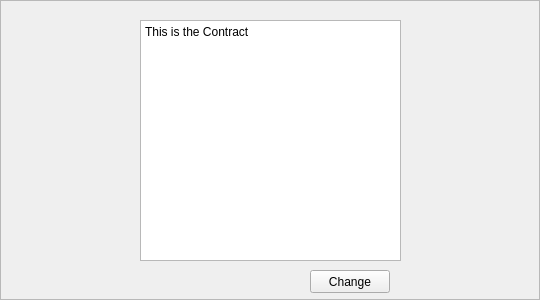
<?xml version="1.0" encoding="UTF-8"?>
<ui version="4.0">
 <class>Frame</class>
 <widget class="QFrame" name="Frame">
  <property name="geometry">
   <rect>
    <x>0</x>
    <y>0</y>
    <width>540</width>
    <height>300</height>
   </rect>
  </property>
  <property name="windowTitle">
   <string>Frame</string>
  </property>
  <property name="frameShape">
   <enum>QFrame::StyledPanel</enum>
  </property>
  <property name="frameShadow">
   <enum>QFrame::Raised</enum>
  </property>
  <widget class="QTextEdit" name="textEdit">
   <property name="geometry">
    <rect>
     <x>140</x>
     <y>20</y>
     <width>261</width>
     <height>241</height>
    </rect>
   </property>
   <property name="contextMenuPolicy">
    <enum>Qt::CustomContextMenu</enum>
   </property>
   <property name="html">
    <string>&lt;!DOCTYPE HTML PUBLIC &quot;-//W3C//DTD HTML 4.0//EN&quot; &quot;http://www.w3.org/TR/REC-html40/strict.dtd&quot;&gt;
&lt;html&gt;&lt;head&gt;&lt;meta name=&quot;qrichtext&quot; content=&quot;1&quot; /&gt;&lt;style type=&quot;text/css&quot;&gt;
p, li { white-space: pre-wrap; }
&lt;/style&gt;&lt;/head&gt;&lt;body style=&quot; font-family:'Sans Serif'; font-size:9pt; font-weight:400; font-style:normal;&quot;&gt;
&lt;p style=&quot; margin-top:0px; margin-bottom:0px; margin-left:0px; margin-right:0px; -qt-block-indent:0; text-indent:0px;&quot;&gt;This is the Contract&lt;/p&gt;&lt;/body&gt;&lt;/html&gt;</string>
   </property>
  </widget>
  <widget class="QWidget" name="verticalLayoutWidget">
   <property name="geometry">
    <rect>
     <x>0</x>
     <y>0</y>
     <width>401</width>
     <height>21</height>
    </rect>
   </property>
   <layout class="QVBoxLayout" name="verticalLayout"/>
  </widget>
  <widget class="QPushButton" name="pushButton">
   <property name="geometry">
    <rect>
     <x>310</x>
     <y>270</y>
     <width>80</width>
     <height>23</height>
    </rect>
   </property>
   <property name="text">
    <string>Change</string>
   </property>
  </widget>
 </widget>
 <resources/>
 <connections>
  <connection>
   <sender>pushButton</sender>
   <signal>clicked()</signal>
   <receiver>textEdit</receiver>
   <slot>clear()</slot>
   <hints>
    <hint type="sourcelabel">
     <x>362</x>
     <y>280</y>
    </hint>
    <hint type="destinationlabel">
     <x>153</x>
     <y>252</y>
    </hint>
   </hints>
  </connection>
  <connection>
   <sender>textEdit</sender>
   <signal>customContextMenuRequested(QPoint)</signal>
   <receiver>textEdit</receiver>
   <slot>clear()</slot>
   <hints>
    <hint type="sourcelabel">
     <x>324</x>
     <y>24</y>
    </hint>
    <hint type="destinationlabel">
     <x>281</x>
     <y>111</y>
    </hint>
   </hints>
  </connection>
 </connections>
</ui>
